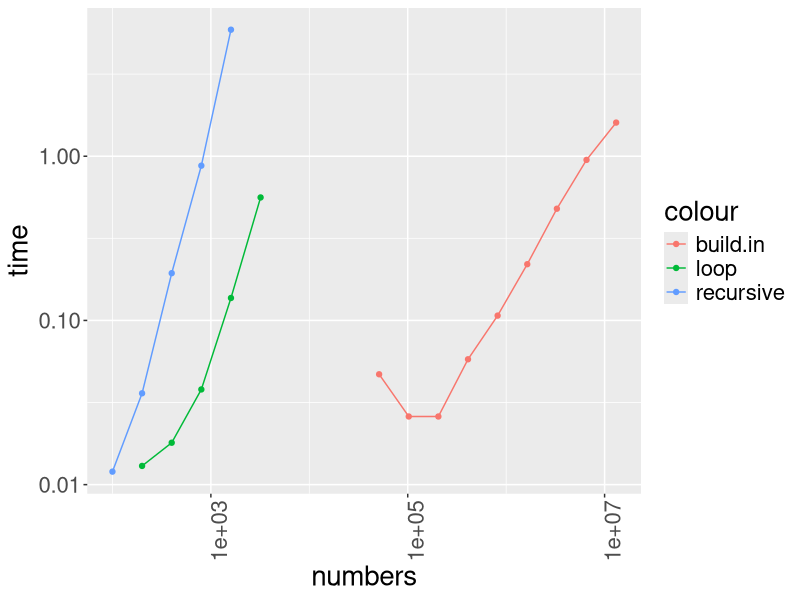

Write R code to recreate this figure.
#hw1.R by Xiaodong Gu (xgu60)

library("ggplot2")

#2. Log Gamma (loop)
log_gamma_loop <- function(n){
  if(n <= 2) return (0)
  res = 0
  for(i in 1:(n-1)){
    res = res + log(i)
  }
  return (res)
}

#3. Log Gamma (Recursive)
log_gamma_recursive <- function(n){
  if(n <= 2){
    return (0)
  }else{
    return (log(n-1) + log_gamma_recursive(n-1))
  }
}

#4. Sum of Log Gamma
sum_log_gamma_loop <- function(n){
  sum = 0
  for(i in (1:n)){
    sum = sum + log_gamma_loop(i)
  }
  return (sum)
}


sum_log_gamma_recursive <- function(n){
  if(n < 2) return (0)
  return (log_gamma_recursive(n) + sum_log_gamma_recursive(n-1))
}

#5. Compare Results to Build-In R Function
sum_lgamma <- function(n){
  sum = 0
  for(i in (1:n)){
    sum = sum + lgamma(i)
  }
  return (sum)
}

running.time1 <- function(num.seq){
  nums = c()
  loop.time = c()
  
  for(n in num.seq){
    nums = append(nums, n)
    loop.time = append(loop.time, system.time(a <- sum_log_gamma_loop(n))[[1]])
    }
  time.dataframe = data.frame(numbers = nums, time = loop.time)
  
  return (time.dataframe)
}

running.time2 <- function(num.seq){
  nums = c()
  recursive.time = c()
  for(n in num.seq){
    nums = append(nums, n)
    recursive.time = append(recursive.time, system.time(b <- sum_log_gamma_recursive(n))[[1]])
  }
  time.dataframe = data.frame(numbers = nums, time = recursive.time)
    
  return (time.dataframe)
}
    
running.time3 <- function(num.seq){
    nums = c()
    build.in.time = c()
    for(n in num.seq){
        nums = append(nums, n)
        build.in.time = append(build.in.time, system.time(c <- sum_lgamma(n))[[1]])
          
      }
        
    time.dataframe = data.frame(numbers = nums, time = build.in.time) 
    return (time.dataframe)
}
      


#print (log_gamma_loop(5))
#print (log_gamma_recursive(5))
#print (lgamma(5))
#print (sum_log_gamma_loop(50))
#print (sum_log_gamma_recursive(50))
#print (sum_lgamma(50))

options(expressions=500000)

rt1 = running.time1(c(200, 400, 800, 1600, 3200))
rt2 = running.time2(c(100, 200, 400, 800, 1600))
rt3 = running.time3(c(51200, 102400, 204800, 409600, 819200, 1638400, 3276800, 6553600, 13107200))


p <- ggplot(data = rt1, aes(numbers, time, color = "loop")) +  
  geom_point() +  
  geom_line() + 
  geom_point(data = rt2, aes(color = "recursive") ) +
  geom_line(data = rt2, aes(color = "recursive")) + 
  geom_point(data = rt3, aes(color = "build.in")) +
  geom_line(data = rt3, aes(color = "build.in")) +
  scale_x_log10() +
  scale_y_log10() +
  theme(text = element_text(size=20), axis.text.x = element_text(angle=90, hjust=1))
  
print (p)

